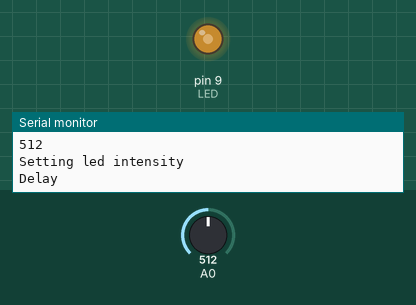
The sketch below on a simulated Arduino Uno, built with avr-gcc and run on an emulated ATmega328P. Parts: output pins drawn as LEDs (lit = HIGH), the last lines printed to the serial monitor. Inputs (shaded band) come from the test bench; at power-on: A0 = 512.

Above: at 1.8 s.
1.9 s: A0 set to 716
At 2.8 s:
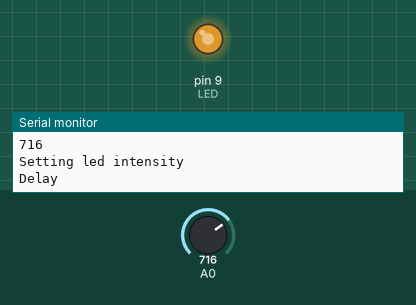
3.5 s: A0 set to 900
At 4.4 s:
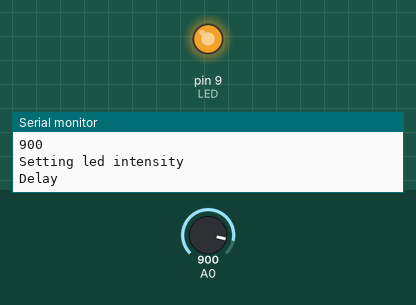
5.5 s: A0 set to 122
At 7.2 s:
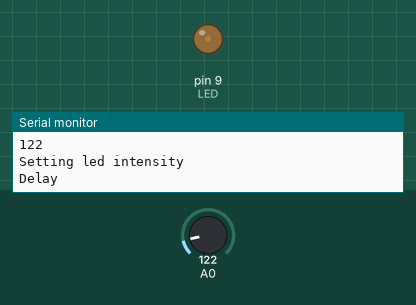
7.5 s: A0 set to 0
At 8.7 s:
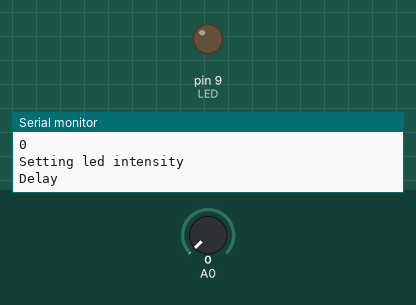
Timing chart, 0 to 10.5 s (numbered marks = the images above; inputs shaded):
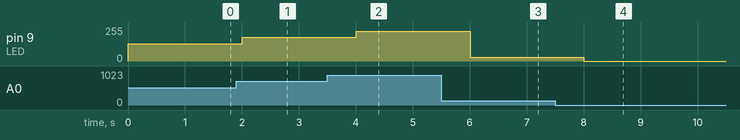

The sketch:

ldr-led-intesity.ino
```cpp
const int LED = 9;
int val = 0;

void setup(){
  Serial.begin(9600);
  pinMode(LED, OUTPUT);
}

void loop(){
  Serial.println("Reading analog pin");
  val = analogRead(0);
  Serial.println(val);
  Serial.println("Setting led intensity");
  analogWrite(LED, val/4);
  Serial.println("Delay");
  delay(1000);
}
```

Measured:
- after the input at 1.9 s, pin 9 (LED): 128/255 → 179/255 after 0.10 s
- after the input at 3.5 s, pin 9 (LED): 179/255 → 225/255 after 0.50 s
- after the input at 5.5 s, pin 9 (LED): 225/255 → 30/255 after 0.51 s
- after the input at 7.5 s, pin 9 (LED): 30/255 → 0/255 after 0.51 s
